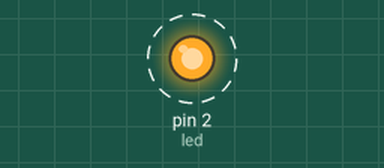
This program was run on a simulated MicroPython board. Parts: output pins drawn as LEDs (lit = HIGH). Dashed ring = blinking. Library files of the repository ran but are not shown: 1 file(s).

Above: at 0.02 s.
Timing chart, 0 to 3.0 s (numbered marks = the images above):
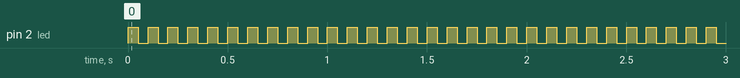

Measured:
- by itself, pin 2 (led): alternates HIGH for 0.05 s and LOW for 0.05 s

The program:

main.py
```python
import machine
import time


# Set up pin 2 as an output pin
led = machine.Pin(2, machine.Pin.OUT)

# Blink the LED in a loop
while True:
    led.on()      # Turn LED on
    time.sleep(0.05) # Wait 0.05 second
    led.off()     # Turn LED off
    time.sleep(0.05) # Wait 0.05 second
```
